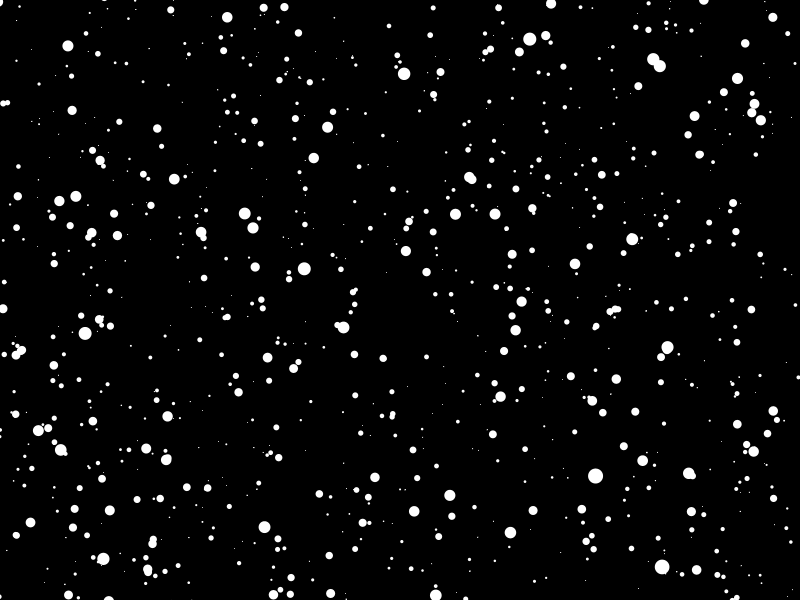
Frame 1 (no input)
Frame 60 (the mouse pressed at the canvas centre just before this capture): identical to frame 1, image omitted
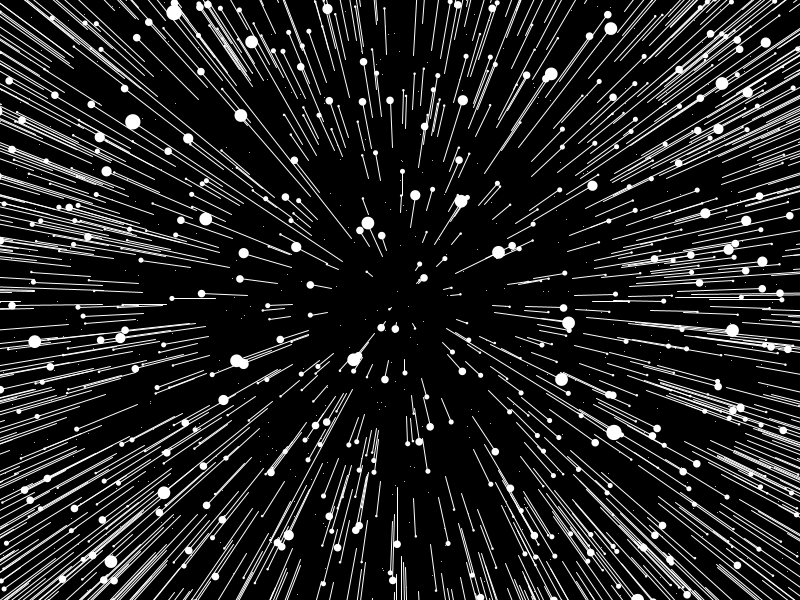
Frame 120 (the mouse held since frame 60 and released just before this capture)

The Processing sketch that drew these frames (run headless with seeded random() and noise(); from frame 60 on, the mouse is pressed at the canvas centre):

// Processing sketch: StarField
// ── StarField.pde
Star[] stars= new Star[10000];


float speed;

void setup() {
  size(800, 600);
  for (int i = 0; i < stars.length; i++) {
    stars[i] = new Star();
  }
}

void draw() {
  speed = map(mouseX, 0, width, 0,255);
  background(0);
  translate(width/2, height/2);
  for (int i = 0; i < stars.length; i++) {
    stars[i].update();
    stars[i].show();
  }
}

// ── Star.pde
class Star {
  float x;
  float y;
  float z;
  float pz;


  Star() {
    x = random(-width, width);
    y = random(-width, height);
    z = random(width);
    pz = z;
  }
  void update() {
    z = z -speed;
    if (z < 1) {
      z=width;    
      x = random(-width, width);
      y = random(-width, height);
      pz = z;
    }
  }

  void show() {
    fill(255);
    noStroke();
    
    float sx = map(x / z, 0, 1, 0, width);
    float sy = map(y / z, 0, 1, 0, height);
    float r = map(z, 0, width, 16, 0);
    
    
    ellipse(sx, sy, r, r);
    
    float px = map(x / pz, 0, 1, 0, width);
    float py = map(y / pz, 0, 1, 0, height);
    
    pz = z;
    
    stroke(255);
    line(px,py,  sx, sy);
    

    

  }
}
